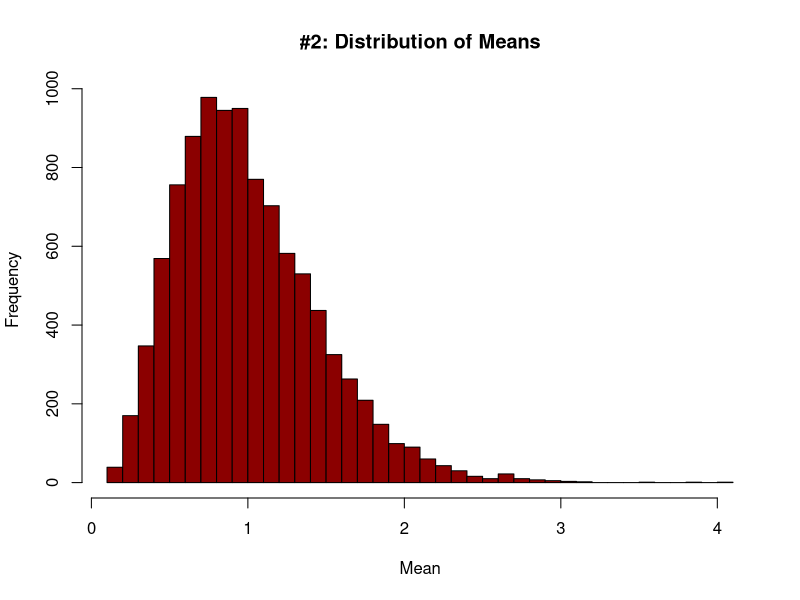
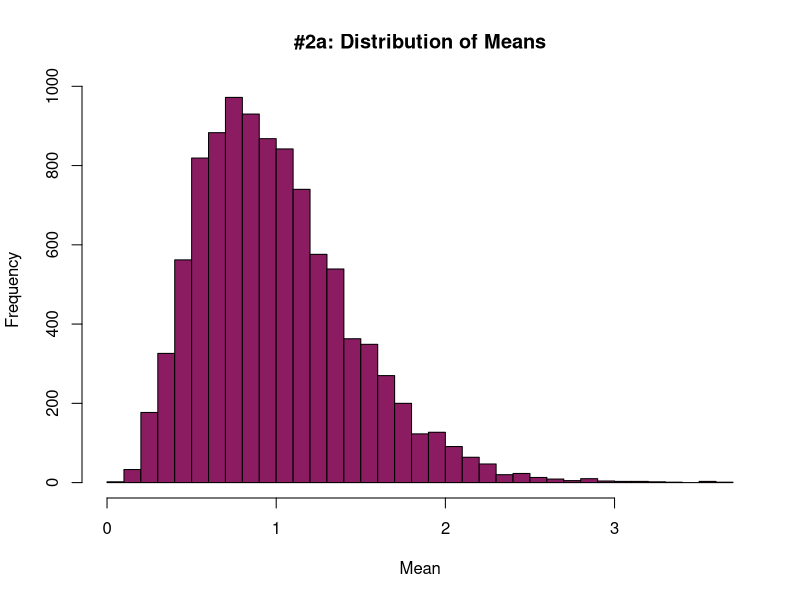
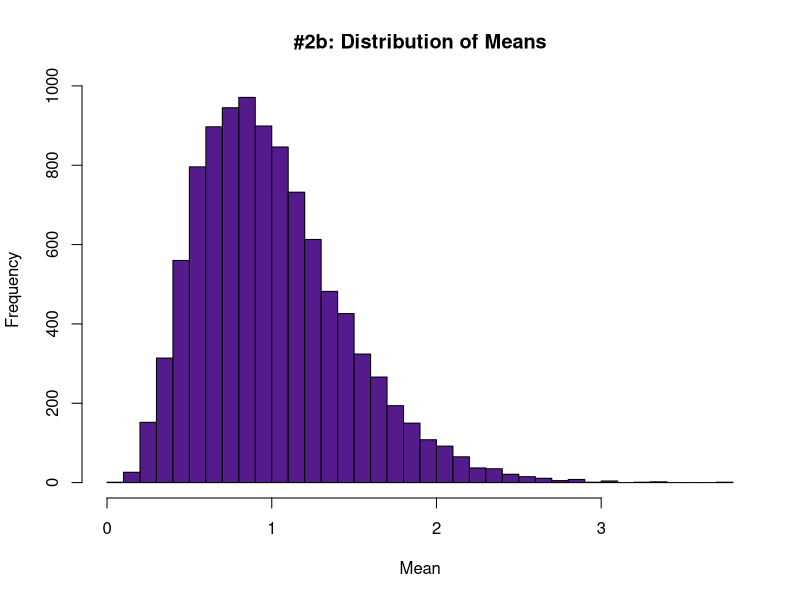
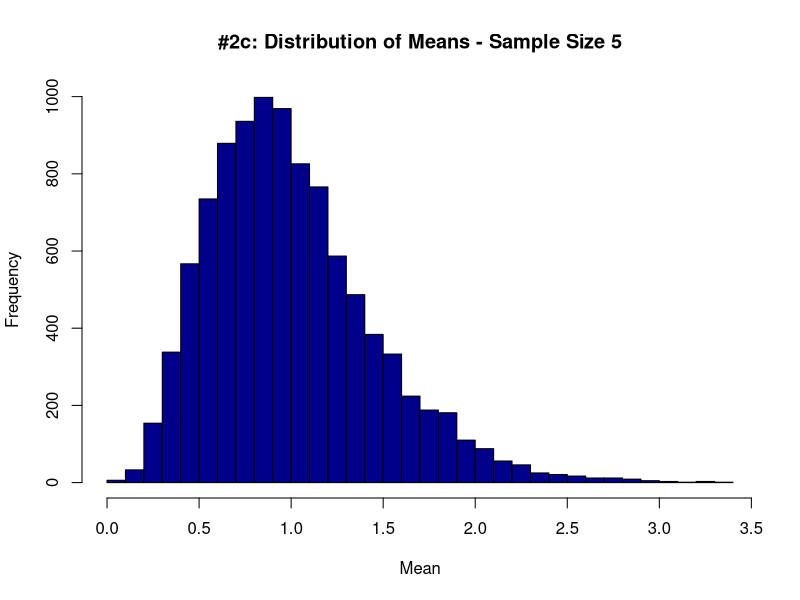
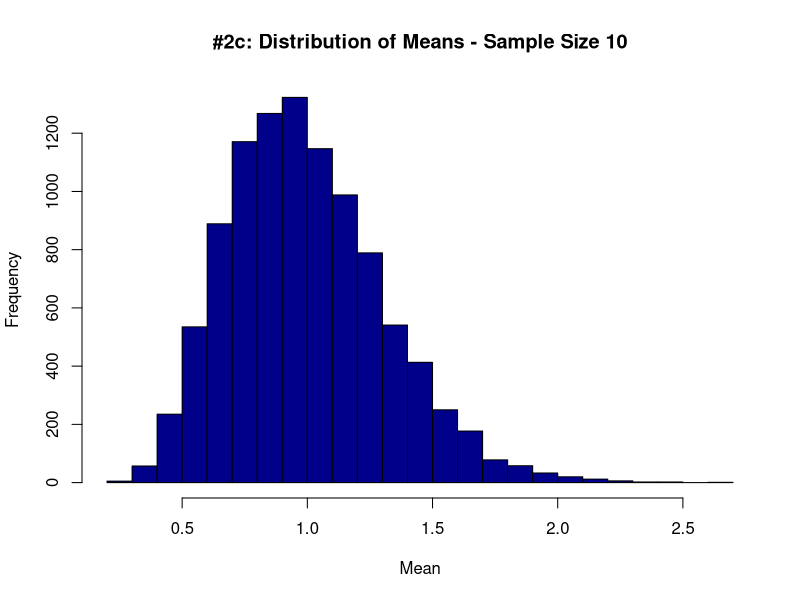
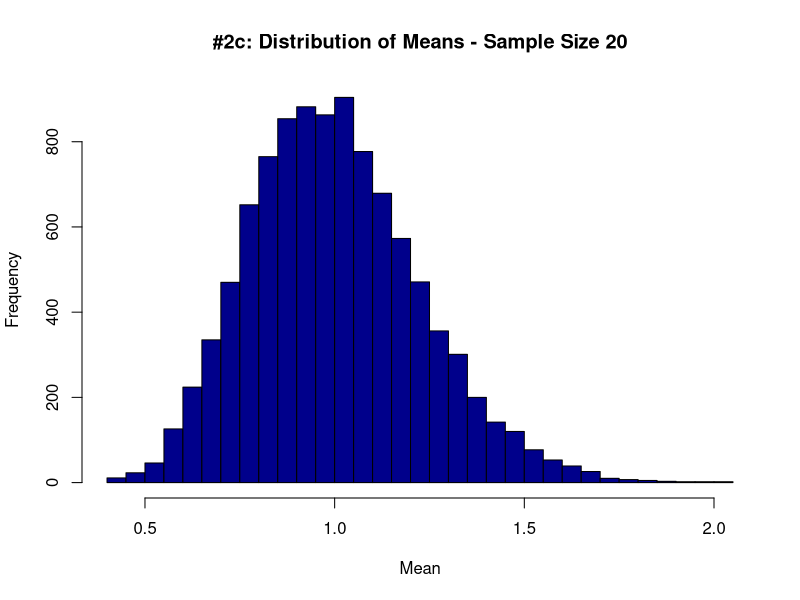

Write R code to recreate these figures, in order.

# Isabella Salonna
# HW 2

library(tidyverse)

# 1
tribble( ~x, ~y, ~w, ~z,
         210, 300, 220, 180,
         102, 100, 119, 187,
         176, 175, 188, 173,
         87, 95, 91, 94,
         202, 210, 234, 218,
         110, 122, 131, 128,
) -> dt
dt

# 1a
map_dbl(dt, mean)

# 1b
map_dbl(dt, sd)

# 1c
map(dt, sqrt)

# 1d
summary(dt)


# 2
exp_means <- function() {
  samp_means <- numeric()
  for (i in 1:10000) {
    samp_dist <- rexp(5, rate = 1)
    samp_means[i] <- mean(samp_dist)
  }
  return (samp_means)
}

prob2 <-exp_means()
hist(prob2, breaks = 30, col = "red4", main = "#2: Distribution of Means",
     xlab = "Mean", ylab = "Frequency")

# 2a
exp_means_a <- function() {
  map_dbl(1:10000, ~mean(rexp(5, rate = 1)))
  }

a <-exp_means_a()
hist(a, breaks = 30, col = "maroon4", main = "#2a: Distribution of Means",
     xlab = "Mean", ylab = "Frequency")

# 2b
exp_means_b <- function() {
  means <- replicate(10000, mean(rexp(5, rate = 1)))
}

b <-exp_means_b()
hist(b, breaks = 30, col = "purple4", main = "#2b: Distribution of Means",
     xlab = "Mean", ylab = "Frequency")

# 2c
exp_means_c <- function() {
  for (i in c(5, 10, 20)) {
    means <- replicate(10000, mean(rexp(i, rate = 1)))
    hist(means, breaks = 30, col = "blue4",
         main = paste("#2c: Distribution of Means - Sample Size", i),
         xlab = "Mean", ylab = "Frequency")
  }
}

exp_means_c()






